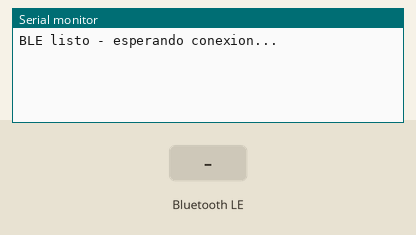
The sketch below on a simulated ESP32. Shown: the last lines printed to the serial monitor. The inputs (shaded band) are chosen by the test bench. Nothing arrives over Bluetooth unless stated; a phone connects over Bluetooth LE 3 s after start.

Above: at 1.2 s.
1.3 s: Bluetooth LE write "5" received
At 2.7 s:
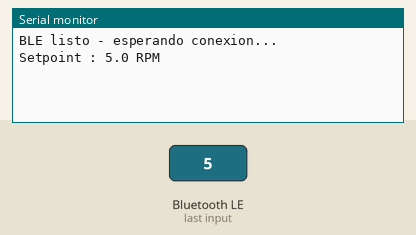
4.3 s: Bluetooth LE write "90" received
At 4.9 s:
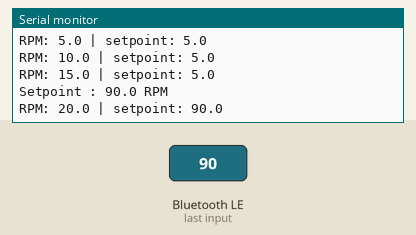
5.8 s: Bluetooth LE write "200" received
At 6.4 s:
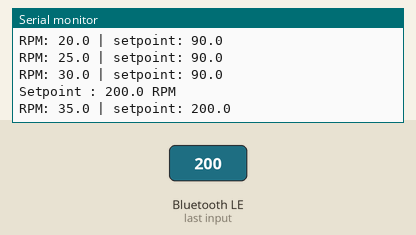
Timing chart, 0 to 8.8 s (numbered marks = the images above; inputs shaded):
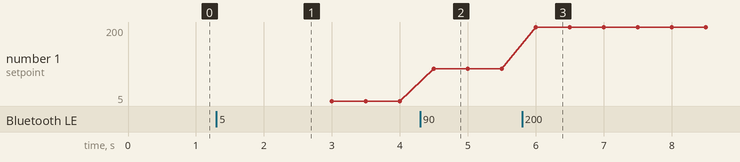

Measured:
- after the input at 1.3 s, the serial monitor: prints a new line after 0.05 s (image 1)
- after the input at 4.3 s, the serial monitor: prints a new line after 0.05 s (image 2)
- after the input at 5.8 s, the serial monitor: prints a new line after 0.05 s (image 3)
- plotted number 1: 5 → 90 after the input at 4.3 s, 90 → 200 after the input at 5.8 s

The sketch:

Lab1.ino
```cpp
#include <BLEDevice.h>
#include <BLEServer.h>
#include <BLEUtils.h>
#include <BLE2902.h>

#define SERVICE_UUID        "d9193b5a-0f97-4356-8bb1-67b0bd3b2e10"
#define CHAR_RPM_UUID       "5580e27f-0976-449a-bac7-2f82fddb0388"
#define CHAR_SETPOINT_UUID  "f1e221af-4201-4645-91b7-ee65c66e8eb9"

// Variables globales
BLEServer* pServer = nullptr;
BLECharacteristic* pRpmChar = nullptr;

bool deviceConnected = false;
float rpm = 0.0;
float setpoint = 0.0;

// Servidor Callbacks (Maneja conexiones y desconexiones)
class ServerCallbacks : public BLEServerCallbacks {
  void onConnect(BLEServer* s) override {
    deviceConnected = true;
    Serial.println(">>> Central conectado!");
  }

  void onDisconnect(BLEServer* s) override {
    deviceConnected = false;
    // Es crítico reiniciar el advertising para que otros se puedan conectar al desconectarse el anterior
    BLEDevice::startAdvertising();
    Serial.println(">>> Central desconectado!");
  }
};

// Característica Callbacks (Se ejecuta cuando el teléfono escribe un Setpoint)
class SetpointCallbacks : public BLECharacteristicCallbacks {
  void onWrite(BLECharacteristic* c)  {
    String val = c->getValue();

    if (val.length() > 0) {
      setpoint = val.toFloat();
      Serial.printf("Setpoint : %.1f RPM\n", setpoint);
    }
  }
};

void setup() {
  Serial.begin(115200);

  // --- PASO 1: Inicializar el dispositivo BLE ---
  BLEDevice::init("Motor-DBS");

  // --- PASO 2: Crear el servidor y registrar callbacks ---
  pServer = BLEDevice::createServer();
  pServer->setCallbacks(new ServerCallbacks());

  // --- PASO 3: Crear el servicio ---
  BLEService* pService = pServer->createService(SERVICE_UUID);

  // --- PASO 4: Crear característica RPM (Notify) ---
  pRpmChar = pService->createCharacteristic(
      CHAR_RPM_UUID,
      BLECharacteristic::PROPERTY_READ |
      BLECharacteristic::PROPERTY_NOTIFY
  );

  pRpmChar->addDescriptor(new BLE2902());

  // --- PASO 5: Crear característica Setpoint (Write) ---
  BLECharacteristic* pSpChar = pService->createCharacteristic(
      CHAR_SETPOINT_UUID,
      BLECharacteristic::PROPERTY_WRITE
  );

  pSpChar->setCallbacks(new SetpointCallbacks());

  // Nota: el setpoint NO necesita BLE2902 porque no usa Notify

  // --- PASO 6: Iniciar servicio y advertising ---
  pService->start();

  BLEAdvertising* pAdv = BLEDevice::getAdvertising();
  pAdv->addServiceUUID(SERVICE_UUID);

  pAdv->setScanResponse(true);
  BLEDevice::startAdvertising();

  Serial.println("BLE listo - esperando conexion...");
}

void loop() {
  if (deviceConnected) {
    rpm += 5.0;
    if (rpm > 600.0) rpm = 0.0;

    char buf[10];
    sprintf(buf, "%.1f", rpm);
    pRpmChar->setValue(buf);

    pRpmChar->notify();

    Serial.printf("RPM: %.1f | setpoint: %.1f\n", rpm, setpoint);
  }
  delay(500);
}
```
